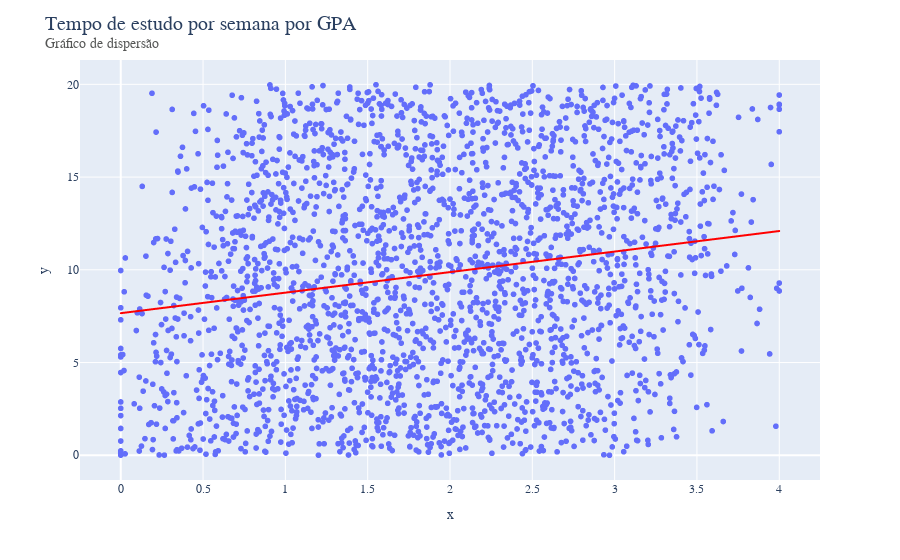

This figure's notebook cell:
### Markdown cell above
#### Tempo de estudo vs GPA

### Code cell
fig = px.scatter(x=df['GPA'].values, y=df['StudyTimeWeekly'].values, trendline='ols', trendline_color_override='red')
fig.update_layout(
    title='Tempo de estudo por semana por GPA' + '<br><sup size=1 style="color:#555655">Gráfico de dispersão</sup></br>',
    font_family='sans-serif',
    title_font_size=20
)

### Figure 1 — Plotly figure (JSON) as saved in the notebook; plotly's stock layout.template omitted (floating-point values rounded to 4 significant figures; data arrays with more than 128 entries replaced by an {"elided": "..."} marker saying what was removed)
{"data": [{"hovertemplate": "x=%{x}<br>y=%{y}<extra></extra>", "legendgroup": "", "marker": {"color": "#636efa", "symbol": "circle"}, "mode": "markers", "name": "", "showlegend": false, "type": "scattergl", "x": {"elided": "2392 float values"}, "xaxis": "x", "y": {"elided": "2392 float values"}, "yaxis": "y"}, {"hovertemplate": "<b>OLS trendline</b><br>y = 1.10735 * x + 7.66117<br>R<sup>2</sup>=0.032140<br><br>x=%{x}<br>y=%{y} <b>(trend)</b><extra></extra>", "legendgroup": "", "line": {"color": "red"}, "marker": {"color": "#636efa", "symbol": "circle"}, "mode": "lines", "name": "", "showlegend": false, "type": "scattergl", "x": {"elided": "2392 float values"}, "xaxis": "x", "y": {"elided": "2392 float values"}, "yaxis": "y"}], "layout": {"font": {"family": "sans-serif"}, "legend": {"tracegroupgap": 0}, "margin": {"t": 60}, "title": {"font": {"size": 20}, "text": "Tempo de estudo por semana por GPA<br><sup size=1 style=\"color:#555655\">Gráfico de dispersão</sup></br>"}, "xaxis": {"anchor": "y", "domain": [0, 1], "title": {"text": "x"}}, "yaxis": {"anchor": "x", "domain": [0, 1], "title": {"text": "y"}}}}
